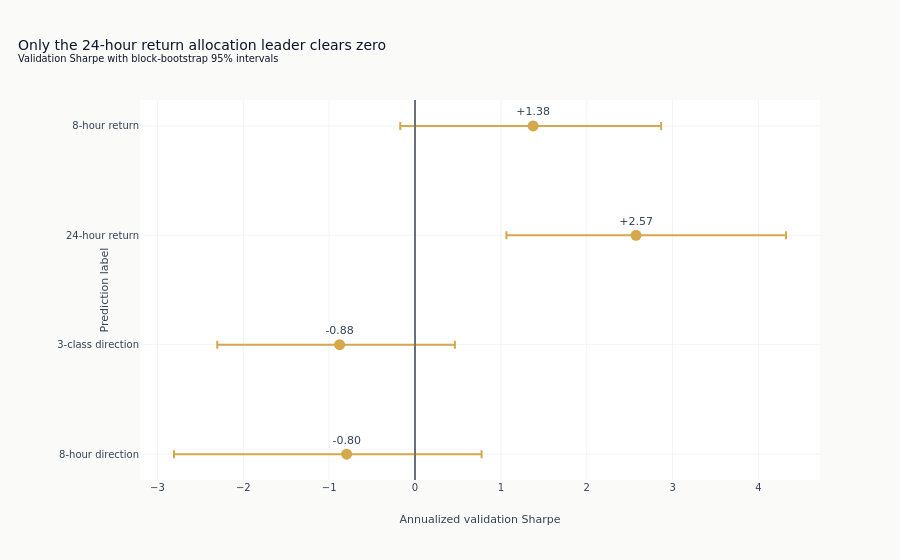

Here is the notebook cell this chart was saved with:
### Markdown cell above
## Only the 24-hour return lineage survives allocation selection

Three label-specific confidence intervals cross or remain below zero. The 24-hour return lineage
is the sole positive allocation-stage leader, and it is the carrier examined below.

### Code cell
label_names = {
    "fwd_dir_8h": "8-hour direction",
    "fwd_dir_8h_3c": "3-class direction",
    "fwd_ret_8h": "8-hour return",
    "fwd_ret_24h": "24-hour return",
}
fig = go.Figure(
    go.Scatter(
        x=leaders["sharpe"],
        y=[label_names[value] for value in leaders["label"]],
        mode="markers+text",
        text=[f"{value:+.2f}" for value in leaders["sharpe"]],
        textposition="top center",
        marker={"size": 11, "color": COLORS["amber"]},
        error_x={
            "type": "data",
            "symmetric": False,
            "array": (leaders["sharpe_ci95_hi"] - leaders["sharpe"]).to_list(),
            "arrayminus": (leaders["sharpe"] - leaders["sharpe_ci95_lo"]).to_list(),
        },
    )
)
fig.add_vline(x=0, line_color=COLORS["neutral"], line_width=1)
fig.update_layout(
    title={
        "text": "Only the 24-hour return allocation leader clears zero"
        "<br><sup>Validation Sharpe with block-bootstrap 95% intervals</sup>",
        "x": 0.02,
        "xanchor": "left",
    },
    xaxis_title="Annualized validation Sharpe",
    yaxis_title="Prediction label",
    showlegend=False,
    margin={"l": 140},
)
fig.show()

### Figure 1 — Plotly figure (JSON) as saved in the notebook; plotly's stock layout.template omitted (floating-point values rounded to 4 significant figures)
{"data": [{"error_x": {"array": [1.572, 1.343, 1.747, 1.491], "arrayminus": [2.011, 1.425, 1.51, 1.548], "symmetric": false, "type": "data"}, "marker": {"color": "#D4A84B", "size": 11}, "mode": "markers+text", "text": ["-0.80", "-0.88", "+2.57", "+1.38"], "textposition": "top center", "type": "scatter", "x": [-0.7964, -0.8784, 2.574, 1.376], "y": ["8-hour direction", "3-class direction", "24-hour return", "8-hour return"]}], "layout": {"margin": {"l": 140}, "shapes": [{"line": {"color": "#334155", "width": 1}, "type": "line", "x0": 0, "x1": 0, "xref": "x", "y0": 0, "y1": 1, "yref": "y domain"}], "showlegend": false, "title": {"text": "Only the 24-hour return allocation leader clears zero<br><sup>Validation Sharpe with block-bootstrap 95% intervals</sup>", "x": 0.02, "xanchor": "left"}, "xaxis": {"title": {"text": "Annualized validation Sharpe"}}, "yaxis": {"title": {"text": "Prediction label"}}}}
